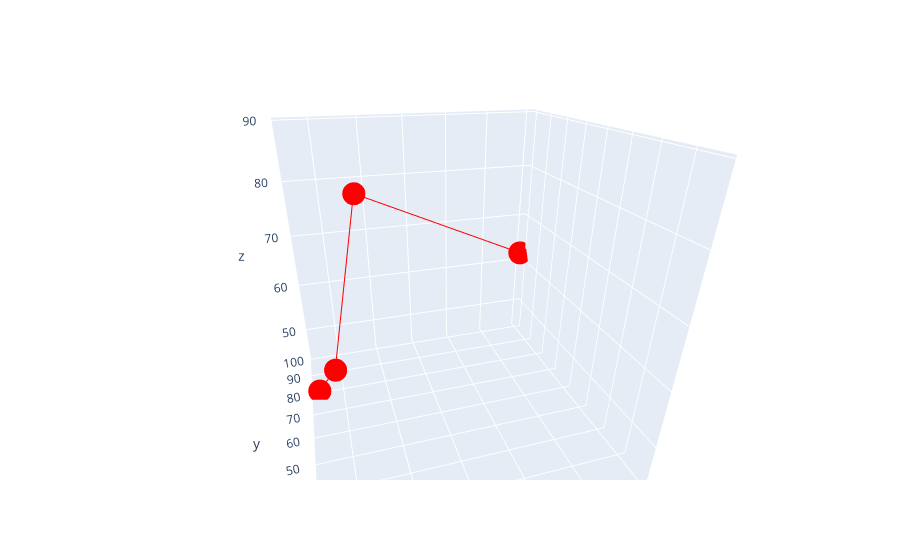

This figure's notebook cell:
### Code cell
abc.show()

### Figure 1 — Plotly figure (JSON) as saved in the notebook; plotly's stock layout.template omitted (floating-point values rounded to 4 significant figures)
{"data": [{"line": {"color": "red"}, "type": "scatter3d", "x": [23, 45, 67, 300], "y": [78, 34, 23, 100], "z": [45, 67, 89, 62]}], "layout": {"autosize": true, "scene": {"aspectmode": "auto", "aspectratio": {"x": 1, "y": 1, "z": 1}, "camera": {"center": {"x": 0, "y": 0, "z": 0}, "eye": {"x": -0.3868, "y": -1.298, "z": 0.6897}, "projection": {"type": "perspective"}, "up": {"x": -0.0094, "y": 0.00949, "z": 0.9999}}}}}
